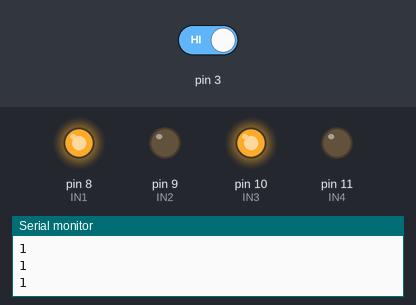
A sketch run on a simulated Arduino Uno, built with avr-gcc and run on an emulated ATmega328P. Shown: output pins drawn as LEDs (lit = HIGH), the last lines printed to the serial monitor. Dashed ring = blinking. The inputs (shaded band) are chosen by the test bench; at power-on: pin 3 HIGH.

Above: at 1.2 s.
1.3 s: pin 3 driven LOW
At 1.4 s:
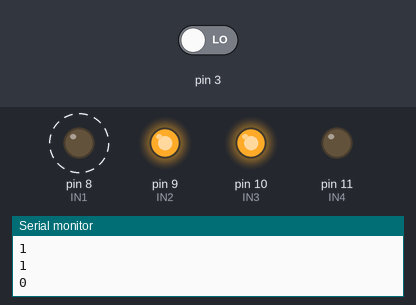
At 1.9 s:
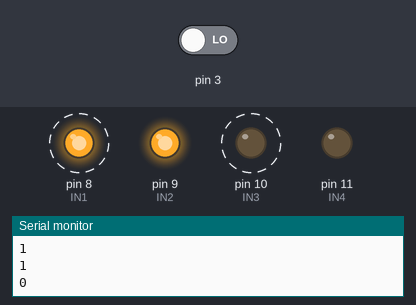
4.3 s: pin 3 driven HIGH
At 5.5 s:
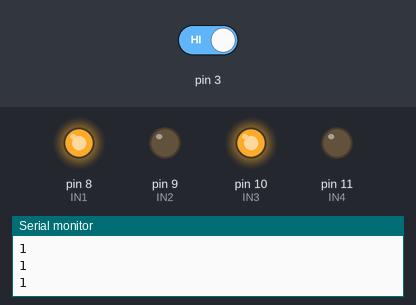
Timing chart, 0 to 7.3 s (numbered marks = the images above; inputs shaded):
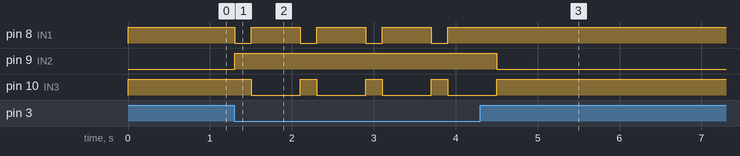

Measured:
- after the input at 1.3 s, pin 8 (IN1): alternates HIGH for 0.60 s and LOW for 0.20 s, starting at once; pin 9 (IN2): LOW → HIGH at once; pin 10 (IN3): alternates HIGH for 0.20 s and LOW for 0.60 s, starting after 0.20 s
- after the input at 4.3 s, pin 8 (IN1): stops changing and stays HIGH; pin 9 (IN2): HIGH → LOW after 0.20 s; pin 10 (IN3): goes on until 4.5 s, then stays HIGH

The sketch:

Obstacle_Avoiding_Car_with_IR.ino
```cpp
const int IN1 = 8;
const int IN2 = 9;
const int IN3 = 10;
const int IN4 = 11;
long duration, distance;

void setup()
{
  pinMode(3, INPUT);
  pinMode (IN1, OUTPUT);
  pinMode (IN2, OUTPUT);
  pinMode (IN3, OUTPUT);
  pinMode (IN4, OUTPUT);
  Serial.begin(9600);
}

void loop()
{
  int IR = digitalRead(3);
  Serial.println(IR);
  if (IR == LOW)
  {
    digitalWrite(IN1, LOW);
    digitalWrite(IN2, HIGH);
    digitalWrite(IN3, HIGH);
    digitalWrite(IN4, LOW);
    delay(200);

    digitalWrite(IN1, HIGH);
    digitalWrite(IN2, HIGH);
    digitalWrite(IN3, LOW);
    digitalWrite(IN4, LOW);
    delay(500);
  }
  else
  {
    digitalWrite(IN1, HIGH);
    digitalWrite(IN2, LOW);
    digitalWrite(IN3, HIGH);
    digitalWrite(IN4, LOW);
  }
  delay(100);
}
```
